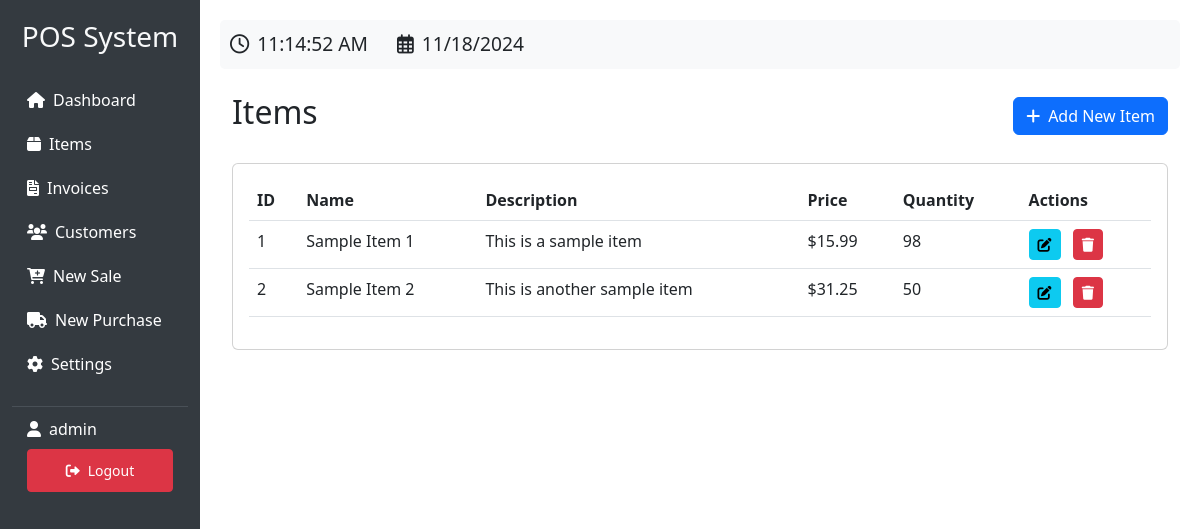
Screenshot of /items (signed in) with the database file from the repository.
### app.py (models this page shows, shortened)
class User(UserMixin, db.Model):
    id = db.Column(db.Integer, primary_key=True)
    username = db.Column(db.String(80), unique=True, nullable=False)
    password = db.Column(db.String(120), nullable=False)

class Item(db.Model):
    id = db.Column(db.Integer, primary_key=True)
    name = db.Column(db.String(100), nullable=False)
    description = db.Column(db.String(500))
    price = db.Column(db.Float, nullable=False)
    quantity = db.Column(db.Integer, default=0)
    created_at = db.Column(db.DateTime, default=datetime.utcnow)

### app.py (the view)
@app.route('/items')
@login_required
def items():
    items_list = Item.query.all()
    return render_template('items.html', items=items_list)

### app.py (called while the page is built)
@login_manager.user_loader
def load_user(user_id):
    return User.query.get(int(user_id))

### templates/items.html
{% extends "base.html" %}
{% block content %}
<div class="container-fluid">
    <div class="d-flex justify-content-between align-items-center mb-4">
        <h2>Items</h2>
        <a href="{{ url_for('add_item') }}" class="btn btn-primary">
            <i class="fas fa-plus me-2"></i>Add New Item
        </a>
    </div>
    <div class="card">
        <div class="card-body">
            <div class="table-responsive">
                <table class="table table-hover">
                    <thead>
                        <tr>
                            <th>ID</th>
                            <th>Name</th>
                            <th>Description</th>
                            <th>Price</th>
                            <th>Quantity</th>
                            <th>Actions</th>
                        </tr>
                    </thead>
                    <tbody>
                        {% for item in items %}
                        <tr>
                            <td>{{ item.id }}</td>
                            <td>{{ item.name }}</td>
                            <td>{{ item.description }}</td>
                            <td>${{ "%.2f"|format(item.price) }}</td>
                            <td>{{ item.quantity }}</td>
                            <td>
                                <a href="{{ url_for('edit_item', item_id=item.id) }}" class="btn btn-sm btn-info me-2">
                                    <i class="fas fa-edit"></i>
                                </a>
                                <form action="{{ url_for('delete_item', item_id=item.id) }}" method="POST" class="d-inline">
                                    <button type="submit" class="btn btn-sm btn-danger" onclick="return confirm('Are you sure you want to delete this item?')">
                                        <i class="fas fa-trash"></i>
                                    </button>
                                </form>
                            </td>
                        </tr>
                        {% endfor %}
                    </tbody>
                </table>
            </div>
        </div>
    </div>
</div>
{% endblock %}

### templates/base.html (shortened to what this page needs)
<!DOCTYPE html>
<html lang="en">
<head>
    <link href="https://cdn.jsdelivr.net/npm/bootstrap@5.3.0/dist/css/bootstrap.min.css" rel="stylesheet">
    <link href="https://cdnjs.cloudflare.com/ajax/libs/font-awesome/6.0.0/css/all.min.css" rel="stylesheet">
</head>
<body>
    {% if current_user.is_authenticated %}
    <div class="container-fluid">
        <div class="row">
            <div class="col-md-2 sidebar">
                <h3 class="text-light text-center mb-4">POS System</h3>
                <a href="{{ url_for('dashboard') }}"><i class="fas fa-home me-2"></i>Dashboard</a>
                <a href="{{ url_for('items') }}"><i class="fas fa-box me-2"></i>Items</a>
                <a href="{{ url_for('invoices') }}"><i class="fas fa-file-invoice me-2"></i>Invoices</a>
                <a href="{{ url_for('customers') }}"><i class="fas fa-users me-2"></i>Customers</a>
                <a href="{{ url_for('new_invoice', type='sale') }}"><i class="fas fa-cart-plus me-2"></i>New Sale</a>
                <a href="{{ url_for('new_invoice', type='purchase') }}"><i class="fas fa-truck me-2"></i>New Purchase</a>
                <a href="{{ url_for('settings') }}"><i class="fas fa-cog me-2"></i>Settings</a>
                <div class="user-info">
                    <div class="d-flex align-items-center mb-2">
                        <i class="fas fa-user me-2"></i>
                        <span>{{ current_user.username }}</span>
                    </div>
                    <a href="{{ url_for('logout') }}" class="btn btn-danger btn-sm w-100">
                        <i class="fas fa-sign-out-alt me-2"></i>Logout
                    </a>
                </div>
            </div>
            <div class="col-md-10 main-content">
                <div class="clock-container mb-4">
                    <i class="far fa-clock me-2"></i><span id="clock"></span>
                    <i class="far fa-calendar-alt ms-4 me-2"></i><span id="date"></span>
                </div>
                {% block content %}{% endblock %}
            </div>
        </div>
    </div>
    {% else %}
        {% block auth_content %}{% endblock %}
    {% endif %}
</body>
</html>

### templates/base.html (style rules this page uses)
.clock-container { font-size: 1.2rem; padding: 10px; background-color: #f8f9fa; border-radius: 5px; }
.sidebar { min-height: 100vh; background-color: #343a40; padding-top: 20px; }
.sidebar a { color: #fff; text-decoration: none; padding: 10px 15px; display: block; }
.main-content { padding: 20px; }
.user-info { color: #fff; padding: 10px 15px; border-top: 1px solid #495057; margin-top: 20px; }

### rows the page displays
User: username "admin"
Item: id "1", name "Sample Item 1", description "This is a sample item", price "15.99", quantity "98"
Item: id "2", name "Sample Item 2", description "This is another sample item", price "31.25", quantity "50"
